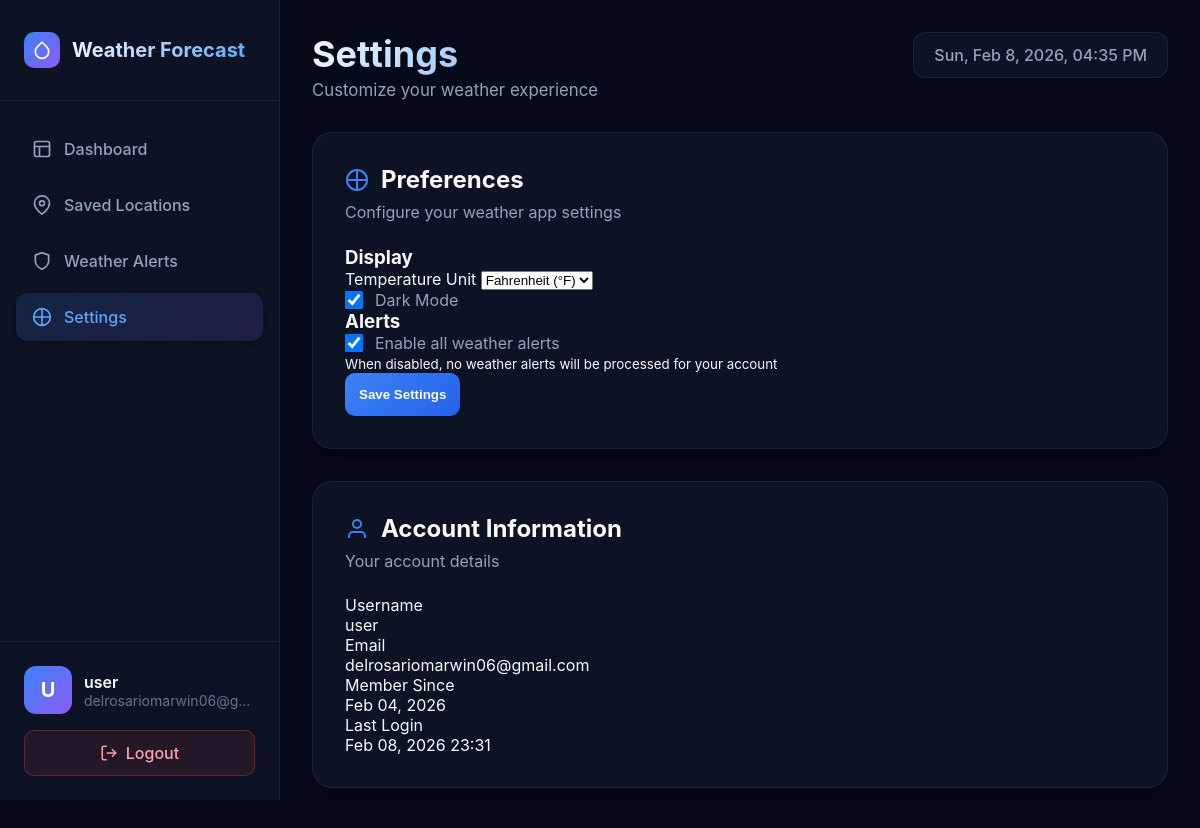
The app's page /settings/ (signed in) with its own data.
### core/models.py (models this page shows, shortened)
class UserSetting(models.Model):
    user = models.OneToOneField(
        settings.AUTH_USER_MODEL, on_delete=models.CASCADE, related_name='settings'
    )
    temperature_unit = models.CharField(
        max_length=10,
        choices=[('metric', 'Celsius (°C)'), ('imperial', 'Fahrenheit (°F)')],
        default='metric'
    )
    dark_mode = models.BooleanField(default=True)
    enable_all_alerts = models.BooleanField(default=True)

### core/views.py (the view)
# urls.py: path('settings/', views.settings, name='settings'),
@login_required
def settings(request):
    user_settings, created = UserSetting.objects.get_or_create(user=request.user)
    return render(request, 'dashboard/settings.html', {'user_settings': user_settings})

### templates/dashboard/settings.html (shortened to what this page needs)
{% load static %}
<!DOCTYPE html>
<html lang="en">
<head>
    <link rel="stylesheet" href="{% static 'css/dashboard.css' %}">
</head>
<body>
    <aside class="sidebar">
        <div class="sidebar-header">
            <div class="logo">
                <svg class="logo-icon" viewBox="0 0 24 24" fill="none" stroke="currentColor">
                    <path d="M12 2.69l5.66 5.66a8 8 0 1 1-11.31 0z"/>
                </svg>
                <span class="logo-text">Weather Forecast</span>
            </div>
        </div>
        <nav class="sidebar-nav">
            <a href="{% url 'dashboard' %}" class="nav-item">
                <svg class="nav-icon" viewBox="0 0 24 24" fill="none" stroke="currentColor">
                    <rect x="3" y="3" width="18" height="18" rx="2"/>
                    <path d="M3 9h18M9 21V9"/>
                </svg>
                <span>Dashboard</span>
            </a>
            <a href="{% url 'saved_locations' %}" class="nav-item">
                <svg class="nav-icon" viewBox="0 0 24 24" fill="none" stroke="currentColor">
                    <path d="M21 10c0 7-9 13-9 13s-9-6-9-13a9 9 0 0 1 18 0z"/>
                    <circle cx="12" cy="10" r="3"/>
                </svg>
                <span>Saved Locations</span>
            </a>
            <a href="{% url 'manage_alerts' %}" class="nav-item">
                <svg class="nav-icon" viewBox="0 0 24 24" fill="none" stroke="currentColor">
                    <path d="M12 22s8-4 8-10V5l-8-3-8 3v7c0 6 8 10 8 10z"/>
                </svg>
                <span>Weather Alerts</span>
            </a>
            <a href="{% url 'settings' %}" class="nav-item active">
                <svg class="nav-icon" viewBox="0 0 24 24" fill="none" stroke="currentColor">
                    <path d="M12 2v20M2 12h20"/>
                    <circle cx="12" cy="12" r="10"/>
                </svg>
                <span>Settings</span>
            </a>
        </nav>
        <div class="sidebar-footer">
            <div class="user-profile">
                <div class="user-avatar">
                    {{ request.user.username|slice:":1"|upper }}
                </div>
                <div class="user-info">
                    <div class="user-name">{{ request.user.username }}</div>
                    <div class="user-email">{{ request.user.email|default:"user@example.com" }}</div>
                </div>
            </div>
            <a href="{% url 'logout' %}" class="logout-btn">
                <svg viewBox="0 0 24 24" fill="none" stroke="currentColor">
                    <path d="M9 21H5a2 2 0 0 1-2-2V5a2 2 0 0 1 2-2h4"/>
                    <polyline points="16 17 21 12 16 7"/>
                    <line x1="21" y1="12" x2="9" y2="12"/>
                </svg>
                Logout
            </a>
        </div>
    </aside>
    <main class="main-content">
        <header class="dashboard-header">
            <div class="header-content">
                <div>
                    <h1 class="page-title">Settings</h1>
                    <p class="page-subtitle">Customize your weather experience</p>
                </div>
                <div class="header-actions">
                    <div class="current-time" id="currentTime"></div>
                </div>
            </div>
        </header>
        <section class="forecast-section">
            <div class="forecast-card">
                <h2 class="section-title">
                    <svg class="title-icon" viewBox="0 0 24 24" fill="none" stroke="currentColor">
                        <path d="M12 2v20M2 12h20"/>
                        <circle cx="12" cy="12" r="10"/>
                    </svg>
                    Preferences
                </h2>
                <p class="section-subtitle">Configure your weather app settings</p>
                <form method="post" action="{% url 'update_settings' %}" class="settings-form">
                    <div class="settings-section">
                        <h3 class="settings-section-title">Display</h3>
                        <div class="form-group">
                            <label for="temperature_unit">Temperature Unit</label>
                            <select id="temperature_unit" name="temperature_unit">
                                <option value="imperial" {% if user_settings.temperature_unit == 'imperial' %}selected{% endif %}>Fahrenheit (°F)</option>
                            </select>
                        </div>
                        <div class="form-group">
                            <label class="checkbox-label">
                                <input type="checkbox" id="dark_mode" name="dark_mode" {% if user_settings.dark_mode %}checked{% endif %}>
                                <span>Dark Mode</span>
                            </label>
                        </div>
                    </div>
                    <div class="settings-section">
                        <h3 class="settings-section-title">Alerts</h3>
                        <div class="form-group">
                            <label class="checkbox-label">
                                <input type="checkbox" id="enable_all_alerts" name="enable_all_alerts" {% if user_settings.enable_all_alerts %}checked{% endif %}>
                                <span>Enable all weather alerts</span>
                            </label>
                            <small class="form-help">When disabled, no weather alerts will be processed for your account</small>
                        </div>
                    </div>
                    <div class="settings-actions">
                        <button type="submit" class="submit-btn">Save Settings</button>
                    </div>
                </form>
            </div>
        </section>
        <section class="forecast-section">
            <div class="forecast-card">
                <h2 class="section-title">
                    <svg class="title-icon" viewBox="0 0 24 24" fill="none" stroke="currentColor">
                        <path d="M20 21v-2a4 4 0 0 0-4-4H8a4 4 0 0 0-4 4v2"/>
                        <circle cx="12" cy="7" r="4"/>
                    </svg>
                    Account Information
                </h2>
                <p class="section-subtitle">Your account details</p>
                <div class="account-info">
                    <div class="info-item">
                        <div class="info-label">Username</div>
                        <div class="info-value">{{ request.user.username }}</div>
                    </div>
                    <div class="info-item">
                        <div class="info-label">Email</div>
                        <div class="info-value">{{ request.user.email|default:"Not set" }}</div>
                    </div>
                    <div class="info-item">
                        <div class="info-label">Member Since</div>
                        <div class="info-value">{{ request.user.date_joined|date:"M d, Y" }}</div>
                    </div>
                    <div class="info-item">
                        <div class="info-label">Last Login</div>
                        <div class="info-value">{{ request.user.last_login|date:"M d, Y H:i" }}</div>
                    </div>
                </div>
            </div>
        </section>
    </main>
</body>
</html>

### records on screen
UserSetting: temperature_unit "Fahrenheit (°F)", dark_mode "☑", enable_all_alerts "☑"

### other values on screen
{{ request.user.username|slice:":1"|upper }} "U"
{{ request.user.username }} "user"
{{ request.user.email|default:"user@example.com" }} "delrosariomarwin06@g…"
{{ request.user.email|default:"Not set" }} "delrosariomarwin06@gmail.com"
{{ request.user.date_joined|date:"M d, Y" }} "Feb 04, 2026"
{{ request.user.last_login|date:"M d, Y H:i" }} "Feb 08, 2026 23:31"
